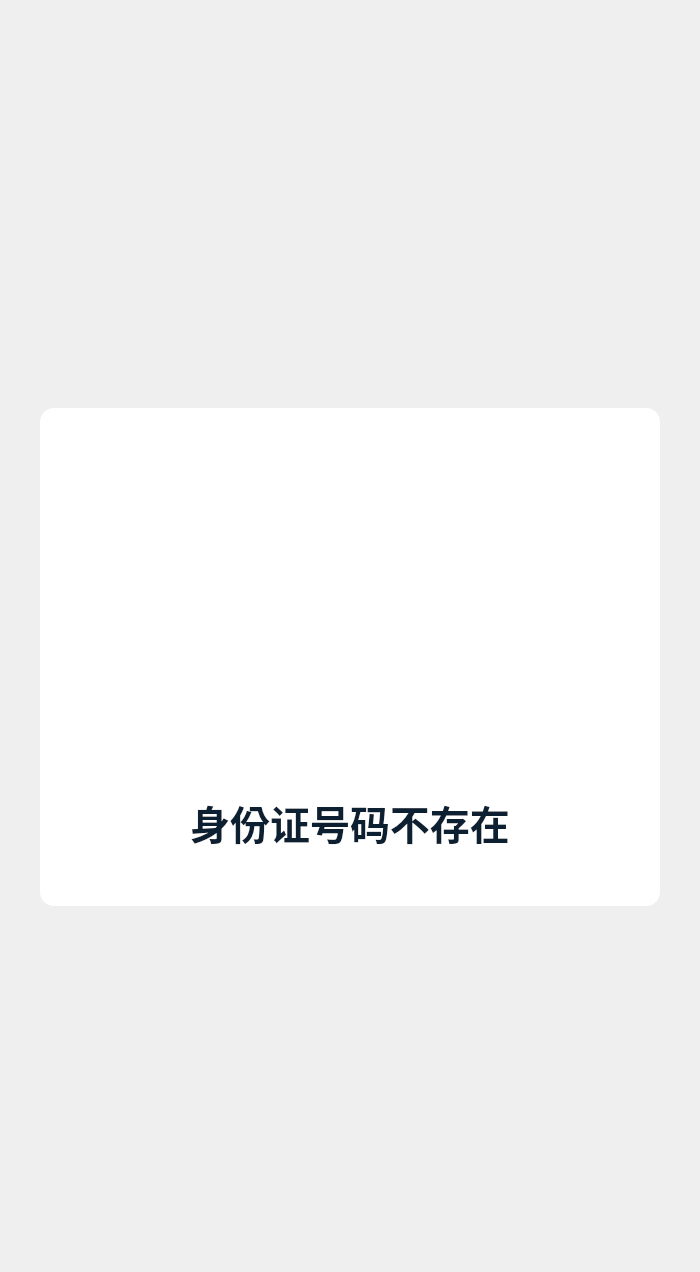
     <widget class="QWidget" name="page_idcard_not_exist">
      <layout class="QVBoxLayout" name="verticalLayout_8">
       <property name="spacing">
        <number>0</number>
       </property>
       <property name="leftMargin">
        <number>0</number>
       </property>
       <property name="topMargin">
        <number>0</number>
       </property>
       <property name="rightMargin">
        <number>0</number>
       </property>
       <property name="bottomMargin">
        <number>0</number>
       </property>
       <item>
        <spacer name="verticalSpacer">
         <property name="orientation">
          <enum>Qt::Vertical</enum>
         </property>
         <property name="sizeType">
          <enum>QSizePolicy::Fixed</enum>
         </property>
         <property name="sizeHint" stdset="0">
          <size>
           <width>20</width>
           <height>408</height>
          </size>
         </property>
        </spacer>
       </item>
       <item>
        <layout class="QHBoxLayout" name="horizontalLayout">
         <item>
          <spacer name="horizontalSpacer">
           <property name="orientation">
            <enum>Qt::Horizontal</enum>
           </property>
           <property name="sizeHint" stdset="0">
            <size>
             <width>40</width>
             <height>20</height>
            </size>
           </property>
          </spacer>
         </item>
         <item>
          <widget class="QWidget" name="widget" native="true">
           <property name="minimumSize">
            <size>
             <width>620</width>
             <height>498</height>
            </size>
           </property>
           <property name="maximumSize">
            <size>
             <width>620</width>
             <height>498</height>
            </size>
           </property>
           <property name="styleSheet">
            <string notr="true">border-radius: 14px;
background: rgba(255, 255, 255, 1);</string>
           </property>
           <layout class="QVBoxLayout" name="verticalLayout_2">
            <property name="spacing">
             <number>24</number>
            </property>
            <property name="leftMargin">
             <number>0</number>
            </property>
            <property name="topMargin">
             <number>39</number>
            </property>
            <property name="rightMargin">
             <number>0</number>
            </property>
            <property name="bottomMargin">
             <number>55</number>
            </property>
            <item>
             <layout class="QHBoxLayout" name="horizontalLayout_2">
              <property name="spacing">
               <number>0</number>
              </property>
              <item>
               <spacer name="horizontalSpacer_3">
                <property name="orientation">
                 <enum>Qt::Horizontal</enum>
                </property>
                <property name="sizeHint" stdset="0">
                 <size>
                  <width>40</width>
                  <height>20</height>
                 </size>
                </property>
               </spacer>
              </item>
              <item>
               <widget class="QLabel" name="label">
                <property name="text">
                 <string/>
                </property>
                <property name="pixmap">
                 <pixmap resource="resource.qrc">:/images/1x/abnormal.png</pixmap>
                </property>
                <property name="alignment">
                 <set>Qt::AlignCenter</set>
                </property>
               </widget>
              </item>
              <item>
               <spacer name="horizontalSpacer_4">
                <property name="orientation">
                 <enum>Qt::Horizontal</enum>
                </property>
                <property name="sizeHint" stdset="0">
                 <size>
                  <width>40</width>
                  <height>20</height>
                 </size>
                </property>
               </spacer>
              </item>
             </layout>
            </item>
            <item>
             <widget class="QLabel" name="label_2">
              <property name="minimumSize">
               <size>
                <width>0</width>
                <height>58</height>
               </size>
              </property>
              <property name="maximumSize">
               <size>
                <width>16777215</width>
                <height>58</height>
               </size>
              </property>
              <property name="styleSheet">
               <string notr="true">color: rgba(0, 20, 39, 0.95);
font-family: Noto Sans SC;
font-weight: 500;
font-size: 40px;</string>
              </property>
              <property name="text">
               <string>身份证号码不存在</string>
              </property>
              <property name="alignment">
               <set>Qt::AlignCenter</set>
              </property>
             </widget>
            </item>
           </layout>
          </widget>
         </item>
         <item>
          <spacer name="horizontalSpacer_2">
           <property name="orientation">
            <enum>Qt::Horizontal</enum>
           </property>
           <property name="sizeHint" stdset="0">
            <size>
             <width>40</width>
             <height>20</height>
            </size>
           </property>
          </spacer>
         </item>
        </layout>
       </item>
       <item>
        <spacer name="verticalSpacer_2">
         <property name="orientation">
          <enum>Qt::Vertical</enum>
         </property>
         <property name="sizeHint" stdset="0">
          <size>
           <width>20</width>
           <height>366</height>
          </size>
         </property>
        </spacer>
       </item>
      </layout>
     </widget>
